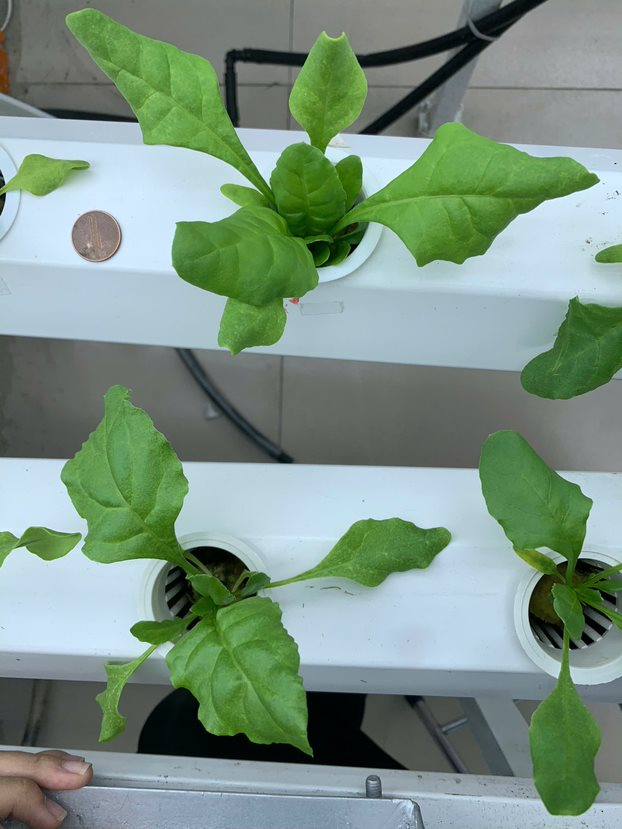
#> input picture im.jpg, 622 x 829 px
$ jupyter execute ml_method.ipynb
#> lines starting #> are read from the running program, lines starting #| are printed output that depends on the picture; after the words box and inside, x2 and y2 are one past the last pixel; in counts of white or black regions, pixels touching at a corner belong together
[cell 1]
import cv2
import numpy as np
from sklearn.cluster import MeanShift, estimate_bandwidth
import matplotlib.pyplot as plt

def preprocess_image(image):
    """Tiền xử lý ảnh: chuyển sang HSV, làm mịn, và tạo ảnh thang xám."""
    hsv = cv2.cvtColor(image, cv2.COLOR_BGR2HSV)
    blurred = cv2.GaussianBlur(hsv, (5, 5), 0)
    gray = cv2.cvtColor(image, cv2.COLOR_BGR2GRAY)
    return blurred, gray

def detect_coins(gray_image):
    """Phát hiện đồng xu bằng Hough Circle Transform."""
    edges = cv2.Canny(gray_image, 50, 150)
    circles = cv2.HoughCircles(
        edges,
        cv2.HOUGH_GRADIENT,
        dp=1,
        minDist=20,
        param1=50,
        param2=30,
        minRadius=10,
        maxRadius=60
    )
    return circles

def segment_image(hsv_image):
    """Phân cụm ảnh bằng Mean-Shift."""
    pixels = hsv_image.reshape(-1, 3).astype(np.float32)
    bandwidth = estimate_bandwidth(pixels, quantile=0.2, n_samples=500)
    ms = MeanShift(bandwidth=bandwidth, bin_seeding=True)
    labels = ms.fit_predict(pixels)
    segmented = labels.reshape(hsv_image.shape[:2])
    # print(np.unique(labels))
    # print(ms.cluster_centers_)
    # plt.imshow(segmented)
    return segmented, ms.cluster_centers_

def match_circles_to_segments(circles, segmented):
    """Ghép các vòng tròn với vùng phân cụm."""
    circle_regions = []
    if circles is not None:
        # print(segmented.shape[0], segmented.shape[1])
        circles = np.round(circles[0, :]).astype("int")
        for (x, y, r) in circles:
            # print(x, y, r)
            if 0 <= y < segmented.shape[0] and 0 <= x < segmented.shape[1]:
                region_label = segmented[y, x]
                circle_regions.append((x, y, r, region_label))
    return circle_regions

def select_coin_region(circle_regions, image, segmented):
    """Chọn vùng đồng xu dựa trên độ biến thiên màu, chỉ xét pixel trong hình tròn."""
    min_variance = float('inf')
    coin_label = None
    coin_circle = None

    image = image.copy()
    image = cv2.cvtColor(image, cv2.COLOR_BGR2GRAY)
    image = cv2.equalizeHist(image)

    # Lấy kích thước ảnh
    height, width = segmented.shape
    i = 0
    for (x, y, r, region_label) in circle_regions:
        # Tạo mask hình tròn
        mask = np.zeros((height, width), dtype=np.uint8)
        cv2.circle(mask, (int(x), int(y)), int(r), 255, -1)  # Vẽ hình tròn trắng

        # Lấy pixel trong vùng hình tròn từ image
        r1 = image[mask == 255]
        r2 = segmented[mask == 255]
        if len(r1) > 0 and len(r2) > 0:
            # Tính tổng độ lệch chuẩn của các kênh HSV
            v1 = np.std(r1, axis=0).sum()
            v2 = np.std(r2, axis=0).sum() * 100
            # print(f'C{i}:', v1, v2)
            # i += 1
            if v1 + v2 < min_variance:
                min_variance = v1 + v2
                coin_label = region_label
                coin_circle = (x, y, r)

    return coin_label, coin_circle

def calculate_scale_factor(coin_circle, coin_diameter_mm=21):
    """Tính tỷ lệ pixel/mm dựa trên đồng xu."""
    if coin_circle is None:
        raise ValueError("Không tìm thấy đồng xu.")
    _, _, radius_px = coin_circle
    scale_length = coin_diameter_mm / (2 * radius_px)
    scale_area = scale_length ** 2
    return scale_area

def identify_leaf_regions(segmented, hsv_image, coin_label):
    """Xác định vùng lá cây dựa trên màu xanh."""
    leaf_labels = []
    for label in np.unique(segmented):
        if label == coin_label:
            continue
        mask = (segmented == label).astype(np.uint8) * 255
        region_pixels = hsv_image[mask == 255]
        # plt.imshow(mask)
        # plt.show()
        if len(region_pixels) > 0:
            mean_hue = np.mean(region_pixels[:, 0])
            # print(mean_hue)
            if 50 <= mean_hue <= 60:
                leaf_labels.append(label)
    return leaf_labels

def calculate_total_leaf_area(segmented, leaf_labels, scale_area):
    """Tính tổng diện tích của tất cả vùng lá cây."""
    total_area_px = 0
    for label in leaf_labels:
        total_area_px += np.sum(segmented == label)
    total_area_mm2 = total_area_px * scale_area
    return total_area_mm2

def visualize_results(image, segmented, leaf_labels, coin_label, coin_circle):
    """Hiển thị kết quả phân vùng với màu khác nhau cho lá, đồng xu, và nền."""
    # Tạo ảnh kết quả với nền xám
    result = np.full_like(image, [0, 0, 0])  # Màu xám cho nền

    # Tô màu xanh cho vùng lá cây
    # print(len(leaf_labels))
    for label in leaf_labels:
        # label = leaf_labels[1]
        mask = (segmented == label).astype(np.uint8) * 255
        result[mask == 255] = [255, 0, 0]  # Màu xanh cho lá

    # Tô màu vàng cho vùng đồng xu (dựa trên hình tròn)
    if coin_circle is not None:
        x, y, r = coin_circle
        # Tạo mask hình tròn cho đồng xu
        height, width = image.shape[:2]
        mask = np.zeros((height, width), dtype=np.uint8)
        cv2.circle(mask, (int(x), int(y)), int(r), 255, -1)  # Vẽ hình tròn trắng
        result[mask == 255] = [0, 255, 255]  # Màu vàng cho đồng xu

    # Vẽ viền đồng xu (tùy chọn để nổi bật hơn)
    if coin_circle is not None:
        x, y, r = coin_circle
        cv2.circle(result, (int(x), int(y)), int(r), (0, 0, 255), 2)  # Viền đỏ cho đồng xu

    return result

def combine_all(image_path):
    """Hàm chính để xử lý ảnh và tính tổng diện tích lá."""
#> called with image_path = 'im.jpg'
    # Đọc ảnh
    image = cv2.imread(image_path)
#> image is the input picture: shape (829, 622, 3); mean B, G, R 131, 146.5, 123.1
    if image is None:
        raise ValueError("Không thể đọc ảnh.")

    # Bước 1: Tiền xử lý
    hsv_image, gray_image = preprocess_image(image)
#> in preprocess_image, `gray = cv2.cvtColor(image, cv2.COLOR_BGR2GRAY)`:
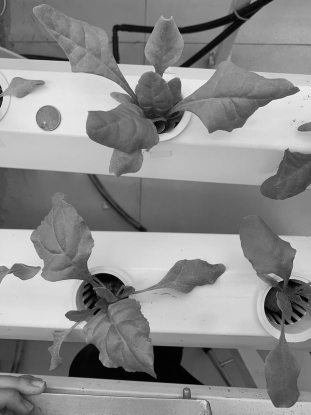
#> gray: shape (829, 622) (shown at 1/2 size); min 0, max 249, mean 137.8

    # Bước 2: Phát hiện đồng xu
    circles = detect_coins(gray_image)
#> in detect_coins, `edges = cv2.Canny(gray_image, 50, 150)`:
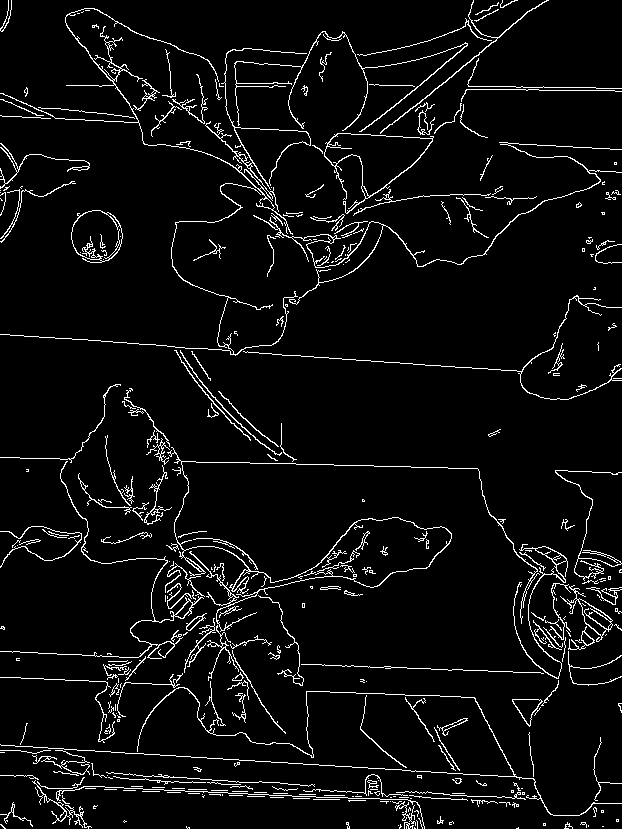
#> edges: shape (829, 622); 5.1% white in thin lines or dots
#> in detect_coins, `circles = cv2.HoughCircles( edges, cv2.HOUGH_GRADIENT, dp=1, minDist=2..`: circles = [[583.5, 613.5, 55], [211.5, 583.5, 45], [190.5, 599.5, 40.7], [564.5, 606.5, 35.2], [96.5, 234.5, 26], [326.5, 217.5, 40.5], [595.5, 633.5, 33], [561.5, 628.5, 21.7], [169.5, 605.5, 19.1]]

    # circles = np.uint16(np.around(circles))
    # for i in range(len(circles[0])):
    #     x, y, r = circles[0][i]
    #     # print(f"C{i}",x, y, r)
    #     # draw the outer circle
    #     cv2.circle(image,(x, y),r,(0, 100 * i, 0),2)
    #     # draw the center of the circle
    #     cv2.circle(image,(x, y),2,(0,0,255),3)
    #     cv2.putText(image, f"C{i}", (x - 10, y -10), cv2.FONT_HERSHEY_SIMPLEX,
    #                         0.6, (255, 255, 0), 2)  # Vẽ text sau cùng
    # plt.imshow(image)

    # Bước 3: Phân cụm ảnh bằng Mean-Shift
    segmented, cluster_centers = segment_image(hsv_image)
#> in segment_image, `bandwidth = estimate_bandwidth(pixels, quantile=0.2, n_samples=500)`: bandwidth = 53.58
#> in segment_image, `segmented = labels.reshape(hsv_image.shape[:2])`:
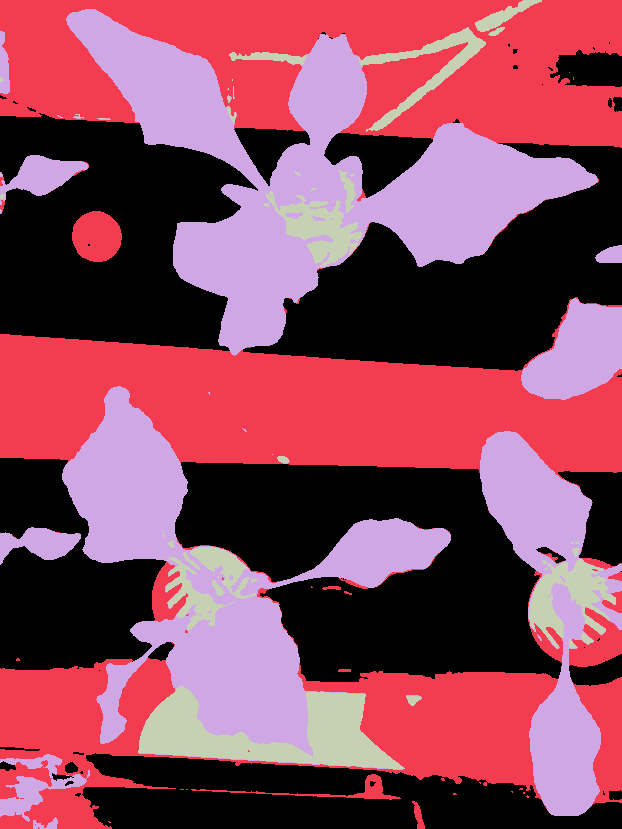
#> segmented: shape (829, 622) int64; 4 distinct labels, from 0 to 3; one colour per label, 0 black
#> cluster_centers = [[99.97, 43.1, 216.6], [65.52, 17.08, 109.6], [50.97, 140.7, 137.6], [84.46, 225.1, 12.04]]
    # [7 lines of commented-out code are left out]
    circle_regions = match_circles_to_segments(circles, segmented)
#> in match_circles_to_segments, `circles = np.round(circles[0, :]).astype("int")`: circles = [[584, 614, 55], [212, 584, 45], [190, 600, 41], [564, 606, 35], [96, 234, 26], [326, 218, 40], [596, 634, 33], [562, 628, 22], [170, 606, 19]]
#> the loop in match_circles_to_segments, `for (x, y, r) in circles:` made 9 passes
#> (x, y, r, region_label) on passes 1 to 8: (584, 614, 55, 3), (212, 584, 45, 3), (190, 600, 41, 3), (564, 606, 35, 2), (96, 234, 26, 1), (326, 218, 40, 3), (596, 634, 33, 1), (562, 628, 22, 3)
#> after the loop in match_circles_to_segments, `for (x, y, r) in circles:`: circle_regions = [(584, 614, 55, 3), (212, 584, 45, 3), (190, 600, 41, 3), (564, 606, 35, 2), (96, 234, 26, 1), (326, 218, 40, 3), (596, 634, 33, 1), (562, 628, 22, 3), (170, 606, 19, 3)]

    # # Bước 5: Chọn vùng đồng xu
    coin_label, coin_circle = select_coin_region(circle_regions, image, segmented)
#> in select_coin_region, `image = cv2.equalizeHist(image)`:
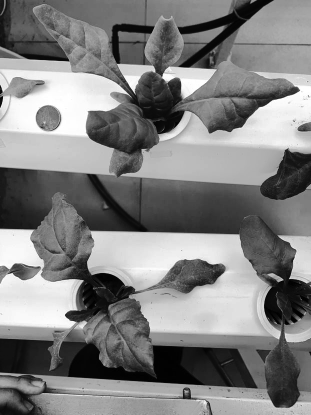
#> image: shape (829, 622) (shown at 1/2 size); min 0, max 255, mean 128.2
#> the loop in select_coin_region, `for (x, y, r, region_label) in circle_regions:` made 9 passes
#> (x, y, r, region_label, v1, v2, min_variance, coin_label) on passes 1 to 5: (584, 614, 55, 3, 51.32, 89.05, 140.4, 3), (212, 584, 45, 3, 52.6, 85.25, 137.8, 3), (190, 600, 41, 3, 38.29, 76.23, 114.5, 3), (564, 606, 35, 2, 16.05, 63.65, 79.7, 2), (96, 234, 26, 1, 33.36, 29.16, 62.52, 1)
#> after the loop in select_coin_region, `for (x, y, r, region_label) in circle_regions:`:
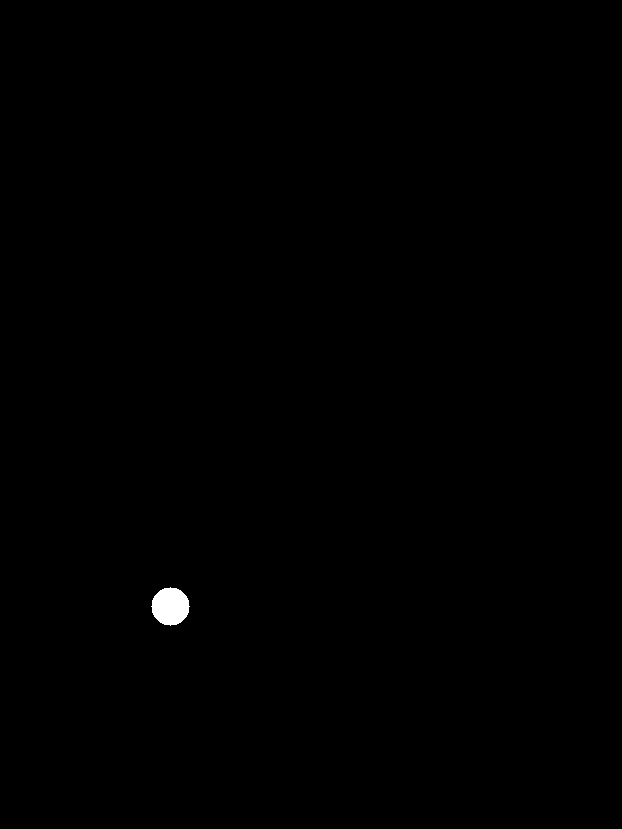
#> mask: shape (829, 622); 0.22% white; 1 white region, box (x1, y1, x2, y2) and area: (151, 587, 190, 626) 1129
#> after the loop in select_coin_region, `for (x, y, r, region_label) in circle_regions:`: coin_label = 1; min_variance = 62.52
#> coin_label = 1; coin_circle = (96, 234, 26)

    # # draw the outer circle
    # cv2.circle(image,(coin_circle[0],coin_circle[1]),coin_circle[2],(0, 255, 0),2)
    # # draw the center of the circle
    # cv2.circle(image,(coin_circle[0],coin_circle[1]),2,(0,0,255),3)
    # plt.imshow(image)

    # # Bước 6: Tính tỷ lệ
    scale_area = calculate_scale_factor(coin_circle)
#> in calculate_scale_factor, `_, _, radius_px = coin_circle`: radius_px = 26
#> in calculate_scale_factor, `scale_length = coin_diameter_mm / (2 * radius_px)`: scale_length = 0.404
#> in calculate_scale_factor, `scale_area = scale_length ** 2`: scale_area = 0.163
#> scale_area = 0.163

    # # Bước 7: Xác định vùng lá
    leaf_labels = identify_leaf_regions(segmented, hsv_image, coin_label)
#> the loop in identify_leaf_regions, `for label in np.unique(segmented):` made 4 passes
#> mean_hue on passes 1, 3, 4: 99.59, 50.22, 75.85
#> pass 1, in identify_leaf_regions, `mask = (segmented == label).astype(np.uint8) * 255`:
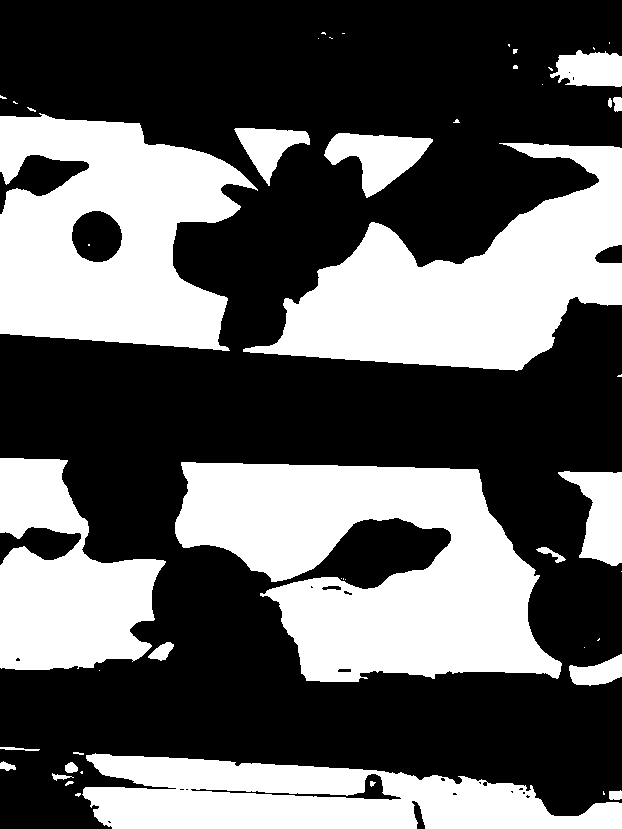
#> mask: shape (829, 622); 38% white; 49 white regions (27 under 20 px), largest, box (x1, y1, x2, y2) and area: (175, 462, 562, 682) 52037, (0, 113, 258, 351) 40723, (243, 143, 622, 371) 40684
#> pass 3, in identify_leaf_regions, `mask = (segmented == label).astype(np.uint8) * 255`:
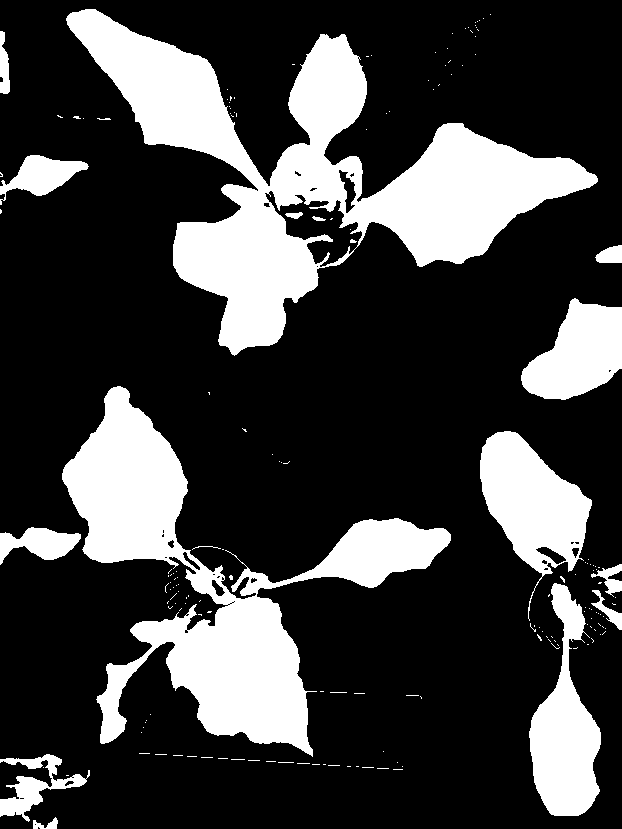
#> mask: shape (829, 622); 25.2% white; 178 white regions (160 under 20 px), largest, box (x1, y1, x2, y2) and area: (66, 9, 598, 356) 55673, (62, 386, 451, 757) 40484, (480, 431, 592, 621) 9809
#> after the loop in identify_leaf_regions, `for label in np.unique(segmented):`: leaf_labels = [2]
#> leaf_labels = [2]
    # print(leaf_labels)
    # Bước 8: Tính tổng diện tích lá
    total_leaf_area = calculate_total_leaf_area(segmented, leaf_labels, scale_area)
#> the loop in calculate_total_leaf_area, `for label in leaf_labels:` made 1 pass
#> (label, total_area_px) on pass 1: (2, 129717)
#> after the loop in calculate_total_leaf_area, `for label in leaf_labels:`: total_area_px = 129717
#> in calculate_total_leaf_area, `total_area_mm2 = total_area_px * scale_area`: total_area_mm2 = 21155.8
#> total_leaf_area = 21155.8

    # Bước 9: Hiển thị kết quả
    result_image = visualize_results(image, segmented, leaf_labels, coin_label, coin_circle)
#> the loop in visualize_results, `for label in leaf_labels:` made 1 pass
#> after the loop in visualize_results, `for label in leaf_labels:`:
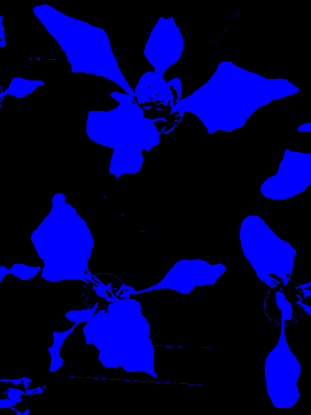
#> result: shape (829, 622, 3) (shown at 1/2 size); mean of channels 0, 1, 2 64.1, 0, 0; drawn as B, G, R
#> in visualize_results, `x, y, r = coin_circle`: x = 96; y = 234; r = 26

    # In kết quả
    print(f"Tổng diện tích lá cây: {total_leaf_area:.2f} mm²")
#| Tổng diện tích lá cây: 21155.77 mm²

    # Lưu và hiển thị ảnh kết quả
    plt.figure(figsize=(10, 5))
    plt.subplot(1, 2, 1)
    plt.title("Ảnh gốc")
    plt.imshow(cv2.cvtColor(image, cv2.COLOR_BGR2RGB))
    plt.axis("off")
    plt.subplot(1, 2, 2)
    plt.title("Kết quả phân vùng")
    plt.imshow(cv2.cvtColor(result_image, cv2.COLOR_BGR2RGB))
    plt.axis("off")
    plt.show()
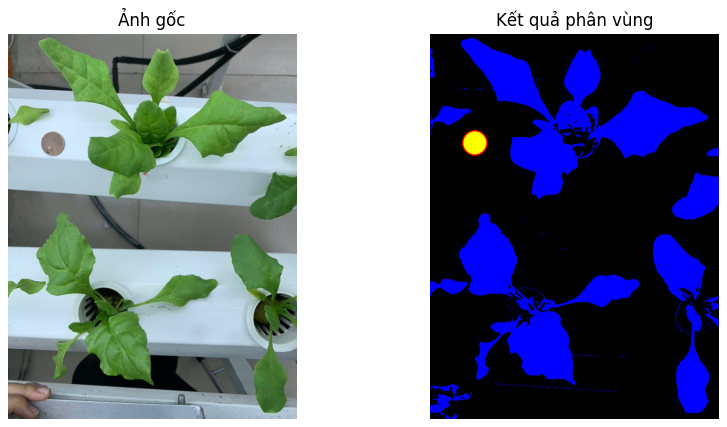
#> figure drawn by matplotlib, 2 panels

if __name__ == "__main__":
    # Thay 'leaf_image.jpg' bằng đường dẫn đến ảnh của bạn
    image_paths = [
        "im.jpg",
        # 'datasets/X2/1_X2_1_1_211_10022025.jpg',
        # 'datasets/X2/3.x2.3.6.356.16022025.jpg',
        # 'datasets/X2/3.x2.3.5.166.07012025.jpg',
        # 'datasets/X2/3.X2.3.6.356.22022025.jpg',
        # 'datasets/X2/3.X2.3.7.168.16012025.jpg',
        # 'datasets/X2/3.X2.3.2.352.20022025.jpg',
        # 'datasets/X2/3.x2.3.3.353.16022025.jpg',
        # 'datasets/X2/3.X2.3.7.357.26022025.jpg',
        # 'datasets/Xb/1.Xb.1.1.43.16012025.jpg',
        # 'datasets/Xb/3.xb.3.7.189.07012025.jpg',
        # 'datasets/Xb/3.Xb.3.6.188.13012025.jpg',
    ]
    for image_path in image_paths:
        combine_all(image_path)
